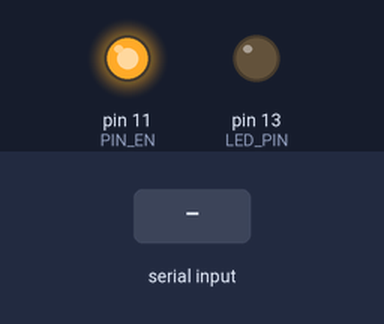
The sketch below on a simulated Arduino Uno, built with avr-gcc and run on an emulated ATmega328P. On the bench: output pins drawn as LEDs (lit = HIGH). Inputs (shaded band) come from the test bench. The modem accepts every AT command (registered, SIM ready, sends succeed) and sends nothing else; what the sketch prints to the serial monitor is not drawn.

Above: at 1.5 s.
1.6 s: "0\n" received over Serial
3.1 s: byte 10 (10) received over Serial
Timing chart, 0 to 6.1 s (numbered marks = the images above; inputs shaded):
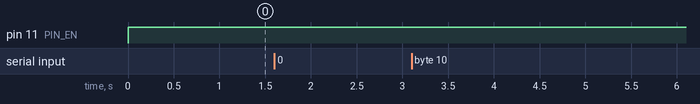

The sketch:

SlaveSetup.ino
```cpp
#include <SoftwareSerial.h>

/*
При включени удерживаем кнопку на модуле, это переведет его в режим AT команд
---------------------------
|                -> STATE |-
|     LEVEL:3.3V <- RXD   |-
|     LEVEL:3.3V -> TXD   |-
|  POWER:3.6V-6V <- GND   |-
|                <- VCC   |-
|         ZS-040 <- EN    |-
---------------------------
*/

#define PIN_STATE 12
#define PIN_RXD   9
#define PIN_TXD   8
#define PIN_GND
#define PIN_VCC
#define PIN_EN    11

SoftwareSerial btSerial(PIN_RXD, PIN_TXD);

#define LED_PIN   13
char btName[8];
char btPswd[8];
void sendCmd(char *pszCommand, int msDelay);
void recvText(char *pszMessage, char *pszText, int len);
char text[128];

void setup() {
  pinMode(PIN_EN, OUTPUT);
  pinMode(PIN_STATE, INPUT);
  pinMode(LED_PIN, OUTPUT);

  digitalWrite(PIN_EN, HIGH);
  Serial.begin(38400);
  btSerial.begin(38400);  //9600

  delay(500);
  while (Serial.available()) Serial.read();
  Serial.println("");
  Serial.println("Setup bluetooth module HC-05 as Slave");
  Serial.println("WARNING: PowerOn with pressed key on module");
  Serial.println("WARNING: if quickly blinking that mean not in AT-mode (error mode)");
  Serial.println("---------------------------");
  Serial.println("|                -> STATE |");
  Serial.println("|     LEVEL:3.3V <- RXD   |");
  Serial.println("|     LEVEL:3.3V -> TXD   |");
  Serial.println("|  POWER:3.6V-6V <- GND   |");
  Serial.println("|                <- VCC   |");
  Serial.println("|         ZS-040 <- EN    |");
  Serial.println("---------------------------");
  Serial.println("HINT: to Slave-Loop");
  Serial.println("HINT:     AT+ROLE=2");
  Serial.println("HINT:     AT+RESET");
  Serial.println("Press any key to continue ...");
  delay(100);
  recvText("Enter name:", btName, sizeof(btName)/sizeof(char));
  recvText("Enter password:", btPswd, sizeof(btPswd)/sizeof(char));
  Serial.println("");
  sendCmd("AT", 1000);
  sendCmd("AT", 1000);
  sendCmd("AT+ORGL", 1000);       // Сброс предыдущих настроек
  sendCmd("AT+RMAAD", 1000);      // Сброс спаренных устройств
  sprintf(text, "AT+NAME=%s", btName);
  sendCmd(text, 1000);
  sprintf(text, "AT+PSWD=%s", btPswd);
  sendCmd(text, 1000);
  sendCmd("AT+CLASS=7936", 1000); // Видимость для Андроида
  sendCmd("AT+VERSION?", 1000);
  sendCmd("AT+UART?", 1000);
  sendCmd("AT+ROLE?", 1000);
  sendCmd("AT+ADDR?", 1000);
  sendCmd("AT+STATE?", 1000);

  Serial.println("Press '0' to exit from AT-mode command ...");
  delay(100);
  while (Serial.available() == 0);
  if (Serial.read() == '0')
  {
    sendCmd("AT+RESET", 1000);
    Serial.println("--- END ---");
    for (;;);
  }
  while (Serial.available()) Serial.read();
  Serial.println("AT-mode");
  delay(100);
}

void sendCmd(char *pszCommand, int msDelay)
{
  Serial.println(pszCommand);
  btSerial.println(pszCommand);
  delay(msDelay);
  int len = btSerial.available();
  for (int i = 0; i < len; i++)
  {
    char recvChar = btSerial.read();
    Serial.write(recvChar);
  }
}

void recvText(char *pszMessage, char *pszText, int len)
{
  char recvChar = 0;
  while (Serial.available()) Serial.read();
  memset(pszText, 0, len);
  len = len - 1;
  Serial.print(pszMessage);
  Serial.print(" (Max=");
  Serial.print(len);
  Serial.println(")");
  delay(100);
  for(int i = 0; i < len; i++)
  {
    while (!Serial.available());
    recvChar = Serial.read();
    if (recvChar == 13) continue;
    if (recvChar == 10) break;
    pszText[i]  = recvChar;
  }
  while (Serial.available()) Serial.read();
  Serial.println(pszText);
}

void loop()
{
  char recvChar;
  digitalWrite(LED_PIN, digitalRead(PIN_STATE));
  if(Serial.available())
  {
    recvChar  = Serial.read();
    btSerial.write(recvChar);
    Serial.write(recvChar);
  }
  if(btSerial.available())
  {
    recvChar = btSerial.read();
    Serial.write(recvChar);
  }
}
```

Measured:
- after the input at 1.6 s, every drawn part: stays the same
- after the input at 3.1 s, every drawn part: stays the same
